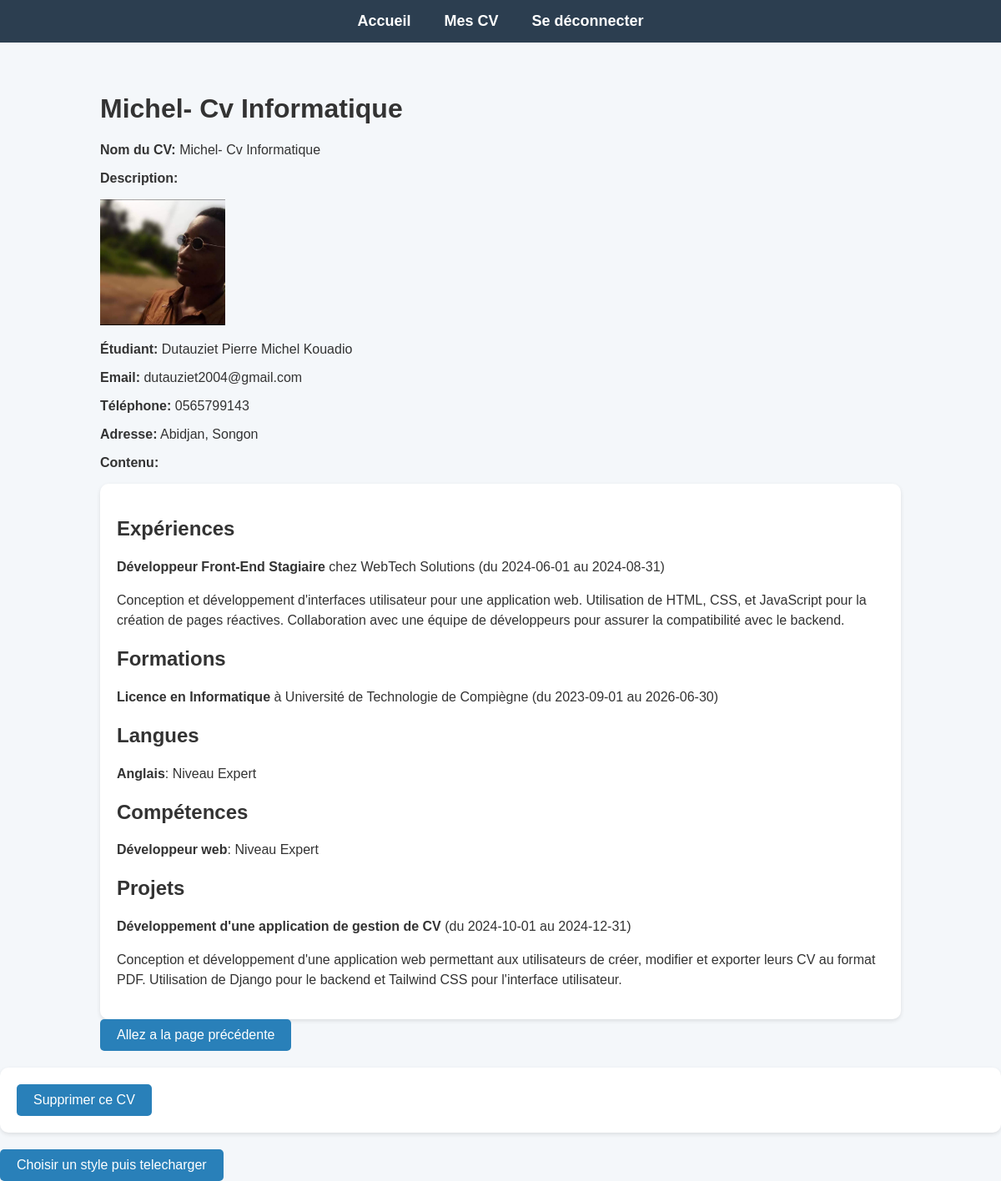
The page /voir_cv/5/ (signed in) on the database its author committed.
### MON_CV/models.py (models this page shows, shortened)
class CV(models.Model):
    nom = models.CharField(max_length=255)  # Nom du CV
    etudiant = models.ForeignKey('Etudiant', on_delete=models.CASCADE)  # Lien avec l'étudiant
    date_creation = models.DateTimeField(auto_now_add=True)  # Date d'enregistrement
    contenu = models.JSONField()  # Contenu du CV (expériences, formations, etc.)

class Etudiant(models.Model):
    user = models.OneToOneField(User, on_delete=models.CASCADE)  # Relation avec l'utilisateur Django
    nom = models.CharField(max_length=100)
    prenom = models.CharField(max_length=100)
    email = models.EmailField(unique=True)  # Unicité pour éviter les doublons
    tel = models.CharField(max_length=15)
    adresse = models.TextField()
    photo = models.ImageField(upload_to='photos/', default='photos/default.jpg')

### MON_CV/views.py (the view)
# urls.py: path('voir_cv/<int:cv_id>/', views.voir_cv, name='voir_cv'),
@login_required
def voir_cv(request, cv_id):
    cv = get_object_or_404(CV, id=cv_id, etudiant__user=request.user)
    return render(request, 'voir_cv.html', {'cv': cv})

### templates/voir_cv.html (shortened to what this page needs)
<!DOCTYPE html>
<html lang="fr">
<head>
</head>
<body>
    <header>
        <nav>
            <ul>
                <li><a href="{% url 'home' %}">Accueil</a></li>
                {% if user.is_authenticated %}
                    <li><a href="{% url 'mes_cvs' %}">Mes CV</a></li>
                {% else %}
                    <li><a href="{% url 'login' %}">Se connecter</a></li>
                {% endif %}
                <li><a href="{% url 'logout' %}">Se déconnecter</a></li>
            </ul>
        </nav>
    </header>
    <main>
           <div class="container">
    <h1>{{ cv.nom }}</h1>
    <p><strong>Nom du CV:</strong> {{ cv.nom }}</p>
    <p><strong>Description:</strong> {{ cv.description }}</p>
    <div class="photo-etudiant">
        <img src="{{ cv.etudiant.photo.url }}" alt="{{ cv.etudiant.nom }} {{ cv.etudiant.prenom }}" class="img-thumbnail" width="150">
        <p><strong>Étudiant:</strong> {{ cv.etudiant.prenom }} {{ cv.etudiant.nom }}</p>
        <p><strong>Email:</strong> {{ cv.etudiant.email }}</p>
        <p><strong>Téléphone:</strong> {{ cv.etudiant.tel }}</p>
        <p><strong>Adresse:</strong> {{ cv.etudiant.adresse }}</p>
    </div>
    <p><strong>Contenu:</strong></p>
    <div class="cv-details">
        <h2>Expériences</h2>
        {% for experience in cv.contenu.experiences %}
            <p><strong>{{ experience.poste }}</strong> chez {{ experience.entreprise }} (du {{ experience.date_debut }} au {% if experience.date_fin %}{{ experience.date_fin }}{% else %}en cours{% endif %})</p>
            <p>{{ experience.description }}</p>
        {% endfor %}
        <h2>Formations</h2>
        {% for formation in cv.contenu.formations %}
            <p><strong>{{ formation.diplome }}</strong> à {{ formation.etablissement }} (du {{ formation.date_debut }} au {% if formation.date_fin %}{{ formation.date_fin }}{% else %}en cours{% endif %})</p>
        {% endfor %}
        <h2>Langues</h2>
        {% for langue in cv.contenu.langues %}
            <p><strong>{{ langue.libelle }}</strong>: Niveau {{ langue.niveau }}</p>
        {% endfor %}
        <h2>Compétences</h2>
        {% for competence in cv.contenu.competences %}
            <p><strong>{{ competence.libelle }}</strong>: Niveau {{ competence.niveau }}</p>
        {% endfor %}
        <h2>Projets</h2>
        {% for projet in cv.contenu.projets %}
            <p><strong>{{ projet.titre }}</strong> (du {{ projet.date_debut }} au {% if projet.date_fin %}{{ projet.date_fin }}{% else %}en cours{% endif %})</p>
            <p>{{ projet.description }}</p>
        {% endfor %}
    </div>
    <a href="{% url 'mes_cvs' %}" class="btn btn-secondary">Allez a la page précédente</a>
</div>
    <form method="POST" action="{% url 'supprimer_cv' cv.id %}">
  <button type="submit" class="btn btn-danger">Supprimer ce CV</button>
</form>
    <a href="{% url 'choisir_style_cv' cv.id %}" class="btn btn-primary">Choisir un style puis telecharger</a>
    </main>
</body>
</html>

### templates/voir_cv.html (style rules this page uses)
body { font-family: 'Arial', sans-serif; margin: 0; padding: 0; background-color: #f4f7fa; color: #333; }
.container { width: 80%; margin: 0 auto; padding: 20px; }
header { background-color: #2c3e50; color: #fff; padding: 15px 0; }
header nav ul { display: flex; justify-content: center; list-style: none; margin: 0; padding: 0; }
header nav ul li { margin: 0 20px; }
header nav ul li a { text-decoration: none; color: #fff; font-weight: bold; font-size: 18px; }
main { margin-top: 20px; }
button, a.btn { background-color: #2980b9; color: #fff; padding: 10px 20px; border: none; border-radius: 5px; text-decoration: none; display: inline-block; cursor: pointer; font-size: 16px; }
form { background-color: #fff; padding: 20px; border-radius: 10px; box-shadow: 0 2px 5px rgba(0, 0, 0, 0.1); margin-bottom: 20px; }
.cv-details { background-color: #fff; padding: 20px; border-radius: 10px; box-shadow: 0 2px 5px rgba(0, 0, 0, 0.1); }
.cv-details p { font-size: 16px; line-height: 1.5; margin-bottom: 15px; }

### rows shown on the page
CV: nom "Michel- Cv Informatique", etudiant.photo (picture), etudiant.prenom "Dutauziet Pierre Michel", etudiant.nom "Kouadio", etudiant.email "dutauziet2004@gmail.com", etudiant.tel "0565799143", etudiant.adresse "Abidjan, Songon"

### other values the page prints
{{ experience.poste }} "Développeur Front-End Stagiaire"
{{ experience.entreprise }} "WebTech Solutions"
{{ experience.date_debut }} "2024-06-01"
{{ experience.date_fin }} "2024-08-31"
{{ langue.libelle }} "Anglais"
{{ langue.niveau }} "Expert"
{{ competence.libelle }} "Développeur web"
{{ competence.niveau }} "Expert"
{{ projet.titre }} "Développement d'une application de gestion de CV"
{{ projet.date_debut }} "2024-10-01"
{{ projet.date_fin }} "2024-12-31"
